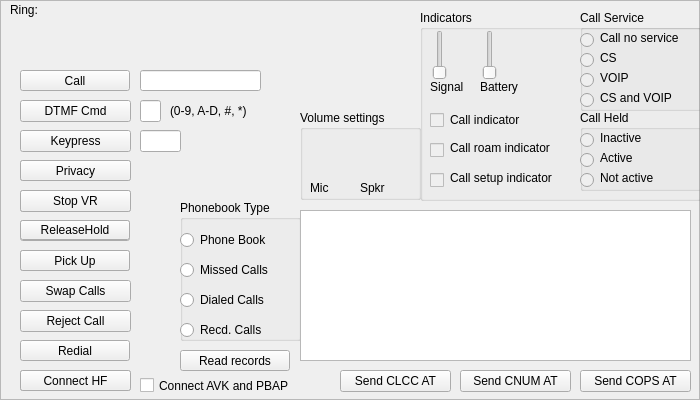
  <widget class="QFrame" name="devicePhoneFrame">
   <property name="geometry">
    <rect>
     <x>90</x>
     <y>10</y>
     <width>700</width>
     <height>400</height>
    </rect>
   </property>
   <property name="autoFillBackground">
    <bool>true</bool>
   </property>
   <property name="frameShape">
    <enum>QFrame::StyledPanel</enum>
   </property>
   <property name="frameShadow">
    <enum>QFrame::Raised</enum>
   </property>
   <widget class="QPushButton" name="btnDisconnectHS">
    <property name="geometry">
     <rect>
      <x>20</x>
      <y>370</y>
      <width>111</width>
      <height>21</height>
     </rect>
    </property>
    <property name="text">
     <string>Disconnect HF</string>
    </property>
   </widget>
   <widget class="QLineEdit" name="TxtDialNum">
    <property name="geometry">
     <rect>
      <x>140</x>
      <y>70</y>
      <width>121</width>
      <height>21</height>
     </rect>
    </property>
   </widget>
   <widget class="QPushButton" name="btnCall">
    <property name="geometry">
     <rect>
      <x>20</x>
      <y>70</y>
      <width>110</width>
      <height>21</height>
     </rect>
    </property>
    <property name="text">
     <string>Call</string>
    </property>
   </widget>
   <widget class="QPushButton" name="btnHangup">
    <property name="geometry">
     <rect>
      <x>20</x>
      <y>250</y>
      <width>110</width>
      <height>21</height>
     </rect>
    </property>
    <property name="text">
     <string>Hang Up</string>
    </property>
   </widget>
   <widget class="QPushButton" name="btnHold">
    <property name="geometry">
     <rect>
      <x>20</x>
      <y>220</y>
      <width>110</width>
      <height>21</height>
     </rect>
    </property>
    <property name="text">
     <string>Hold</string>
    </property>
   </widget>
   <widget class="QPushButton" name="btnLastNumDial">
    <property name="geometry">
     <rect>
      <x>20</x>
      <y>340</y>
      <width>110</width>
      <height>21</height>
     </rect>
    </property>
    <property name="text">
     <string>Redial</string>
    </property>
   </widget>
   <widget class="QPushButton" name="btnPickup">
    <property name="geometry">
     <rect>
      <x>20</x>
      <y>250</y>
      <width>110</width>
      <height>21</height>
     </rect>
    </property>
    <property name="text">
     <string>Pick Up</string>
    </property>
   </widget>
   <widget class="QPushButton" name="btnConnectHS">
    <property name="geometry">
     <rect>
      <x>20</x>
      <y>370</y>
      <width>111</width>
      <height>21</height>
     </rect>
    </property>
    <property name="text">
     <string>Connect HF</string>
    </property>
   </widget>
   <widget class="QPushButton" name="btnReadPB">
    <property name="geometry">
     <rect>
      <x>180</x>
      <y>350</y>
      <width>110</width>
      <height>21</height>
     </rect>
    </property>
    <property name="text">
     <string>Read records</string>
    </property>
   </widget>
   <widget class="QGroupBox" name="grpPB">
    <property name="geometry">
     <rect>
      <x>180</x>
      <y>200</y>
      <width>121</width>
      <height>141</height>
     </rect>
    </property>
    <property name="title">
     <string>Phonebook Type</string>
    </property>
    <widget class="QRadioButton" name="RadioBtnPhoneBook">
     <property name="geometry">
      <rect>
       <x>0</x>
       <y>30</y>
       <width>121</width>
       <height>20</height>
      </rect>
     </property>
     <property name="text">
      <string>Phone Book</string>
     </property>
    </widget>
    <widget class="QRadioButton" name="RadioBtnDLCalls">
     <property name="geometry">
      <rect>
       <x>0</x>
       <y>90</y>
       <width>131</width>
       <height>20</height>
      </rect>
     </property>
     <property name="text">
      <string>Dialed Calls</string>
     </property>
    </widget>
    <widget class="QRadioButton" name="RadioBtnMSCalls">
     <property name="geometry">
      <rect>
       <x>0</x>
       <y>60</y>
       <width>131</width>
       <height>20</height>
      </rect>
     </property>
     <property name="text">
      <string>Missed Calls</string>
     </property>
    </widget>
    <widget class="QRadioButton" name="RadioBtnRecdCalls">
     <property name="geometry">
      <rect>
       <x>0</x>
       <y>120</y>
       <width>121</width>
       <height>20</height>
      </rect>
     </property>
     <property name="text">
      <string>Recd. Calls</string>
     </property>
    </widget>
   </widget>
   <widget class="QTableWidget" name="tblDispList">
    <property name="geometry">
     <rect>
      <x>300</x>
      <y>210</y>
      <width>391</width>
      <height>151</height>
     </rect>
    </property>
    <attribute name="horizontalHeaderDefaultSectionSize">
     <number>100</number>
    </attribute>
    <attribute name="verticalHeaderDefaultSectionSize">
     <number>30</number>
    </attribute>
   </widget>
   <widget class="QPushButton" name="btnPrivacy">
    <property name="geometry">
     <rect>
      <x>20</x>
      <y>160</y>
      <width>111</width>
      <height>21</height>
     </rect>
    </property>
    <property name="text">
     <string>Privacy</string>
    </property>
   </widget>
   <widget class="QPushButton" name="btnHF">
    <property name="geometry">
     <rect>
      <x>20</x>
      <y>160</y>
      <width>111</width>
      <height>21</height>
     </rect>
    </property>
    <property name="text">
     <string>HandsFree</string>
    </property>
   </widget>
   <widget class="QGroupBox" name="grpIndicators">
    <property name="geometry">
     <rect>
      <x>420</x>
      <y>10</y>
      <width>281</width>
      <height>191</height>
     </rect>
    </property>
    <property name="title">
     <string>Indicators</string>
    </property>
    <widget class="QSlider" name="SignalIndicator">
     <property name="enabled">
      <bool>false</bool>
     </property>
     <property name="geometry">
      <rect>
       <x>10</x>
       <y>20</y>
       <width>20</width>
       <height>50</height>
      </rect>
     </property>
     <property name="orientation">
      <enum>Qt::Vertical</enum>
     </property>
    </widget>
    <widget class="QSlider" name="BatteryIndicator">
     <property name="enabled">
      <bool>false</bool>
     </property>
     <property name="geometry">
      <rect>
       <x>60</x>
       <y>20</y>
       <width>20</width>
       <height>50</height>
      </rect>
     </property>
     <property name="orientation">
      <enum>Qt::Vertical</enum>
     </property>
    </widget>
    <widget class="QLabel" name="lblSignal">
     <property name="geometry">
      <rect>
       <x>10</x>
       <y>70</y>
       <width>50</width>
       <height>14</height>
      </rect>
     </property>
     <property name="text">
      <string>Signal</string>
     </property>
    </widget>
    <widget class="QLabel" name="lblBattery">
     <property name="geometry">
      <rect>
       <x>60</x>
       <y>70</y>
       <width>50</width>
       <height>14</height>
      </rect>
     </property>
     <property name="text">
      <string>Battery</string>
     </property>
    </widget>
    <widget class="QCheckBox" name="ChkCallInd">
     <property name="enabled">
      <bool>false</bool>
     </property>
     <property name="geometry">
      <rect>
       <x>10</x>
       <y>100</y>
       <width>20</width>
       <height>20</height>
      </rect>
     </property>
     <property name="text">
      <string/>
     </property>
    </widget>
    <widget class="QCheckBox" name="chkCallSetupInd">
     <property name="enabled">
      <bool>false</bool>
     </property>
     <property name="geometry">
      <rect>
       <x>10</x>
       <y>160</y>
       <width>16</width>
       <height>20</height>
      </rect>
     </property>
     <property name="text">
      <string/>
     </property>
    </widget>
    <widget class="QCheckBox" name="ChkCallRoam">
     <property name="enabled">
      <bool>false</bool>
     </property>
     <property name="geometry">
      <rect>
       <x>10</x>
       <y>130</y>
       <width>16</width>
       <height>20</height>
      </rect>
     </property>
     <property name="text">
      <string/>
     </property>
    </widget>
    <widget class="QLabel" name="lblCallInd">
     <property name="geometry">
      <rect>
       <x>30</x>
       <y>100</y>
       <width>85</width>
       <height>20</height>
      </rect>
     </property>
     <property name="text">
      <string>Call indicator</string>
     </property>
    </widget>
    <widget class="QLabel" name="lblCallRoam">
     <property name="geometry">
      <rect>
       <x>30</x>
       <y>130</y>
       <width>125</width>
       <height>16</height>
      </rect>
     </property>
     <property name="text">
      <string>Call roam indicator</string>
     </property>
    </widget>
    <widget class="QLabel" name="lblCallSetup">
     <property name="geometry">
      <rect>
       <x>30</x>
       <y>160</y>
       <width>130</width>
       <height>16</height>
      </rect>
     </property>
     <property name="text">
      <string>Call setup indicator</string>
     </property>
    </widget>
    <widget class="QGroupBox" name="grpCallService">
     <property name="geometry">
      <rect>
       <x>160</x>
       <y>0</y>
       <width>141</width>
       <height>101</height>
      </rect>
     </property>
     <property name="title">
      <string>Call Service</string>
     </property>
     <widget class="QRadioButton" name="radCallServNone">
      <property name="enabled">
       <bool>false</bool>
      </property>
      <property name="geometry">
       <rect>
        <x>0</x>
        <y>20</y>
        <width>16</width>
        <height>20</height>
       </rect>
      </property>
      <property name="text">
       <string/>
      </property>
     </widget>
     <widget class="QRadioButton" name="radCallServCS">
      <property name="enabled">
       <bool>false</bool>
      </property>
      <property name="geometry">
       <rect>
        <x>0</x>
        <y>40</y>
        <width>16</width>
        <height>20</height>
       </rect>
      </property>
      <property name="text">
       <string/>
      </property>
     </widget>
     <widget class="QRadioButton" name="radCallServCSVOIP">
      <property name="enabled">
       <bool>false</bool>
      </property>
      <property name="geometry">
       <rect>
        <x>0</x>
        <y>80</y>
        <width>16</width>
        <height>21</height>
       </rect>
      </property>
      <property name="text">
       <string/>
      </property>
     </widget>
     <widget class="QRadioButton" name="radCallServVOIP">
      <property name="enabled">
       <bool>false</bool>
      </property>
      <property name="geometry">
       <rect>
        <x>0</x>
        <y>60</y>
        <width>16</width>
        <height>20</height>
       </rect>
      </property>
      <property name="text">
       <string/>
      </property>
     </widget>
     <widget class="QLabel" name="lblCall_noServ">
      <property name="geometry">
       <rect>
        <x>20</x>
        <y>20</y>
        <width>100</width>
        <height>16</height>
       </rect>
      </property>
      <property name="text">
       <string>Call no service</string>
      </property>
     </widget>
     <widget class="QLabel" name="lblServCS">
      <property name="geometry">
       <rect>
        <x>20</x>
        <y>40</y>
        <width>80</width>
        <height>16</height>
       </rect>
      </property>
      <property name="text">
       <string>CS</string>
      </property>
     </widget>
     <widget class="QLabel" name="lbl_ServVOIP">
      <property name="geometry">
       <rect>
        <x>20</x>
        <y>60</y>
        <width>80</width>
        <height>16</height>
       </rect>
      </property>
      <property name="text">
       <string>VOIP</string>
      </property>
     </widget>
     <widget class="QLabel" name="lbl_ServCSVOIP">
      <property name="geometry">
       <rect>
        <x>20</x>
        <y>80</y>
        <width>150</width>
        <height>16</height>
       </rect>
      </property>
      <property name="text">
       <string>CS and VOIP</string>
      </property>
     </widget>
    </widget>
    <widget class="QGroupBox" name="grpCallHeld">
     <property name="geometry">
      <rect>
       <x>160</x>
       <y>100</y>
       <width>141</width>
       <height>81</height>
      </rect>
     </property>
     <property name="title">
      <string>Call Held</string>
     </property>
     <widget class="QRadioButton" name="radCallHeldInactive">
      <property name="enabled">
       <bool>false</bool>
      </property>
      <property name="geometry">
       <rect>
        <x>0</x>
        <y>20</y>
        <width>16</width>
        <height>20</height>
       </rect>
      </property>
      <property name="text">
       <string/>
      </property>
     </widget>
     <widget class="QRadioButton" name="radCallHeldActive">
      <property name="enabled">
       <bool>false</bool>
      </property>
      <property name="geometry">
       <rect>
        <x>0</x>
        <y>40</y>
        <width>16</width>
        <height>20</height>
       </rect>
      </property>
      <property name="text">
       <string/>
      </property>
     </widget>
     <widget class="QRadioButton" name="radcallHeld_noAct">
      <property name="enabled">
       <bool>false</bool>
      </property>
      <property name="geometry">
       <rect>
        <x>0</x>
        <y>60</y>
        <width>16</width>
        <height>20</height>
       </rect>
      </property>
      <property name="text">
       <string/>
      </property>
     </widget>
     <widget class="QLabel" name="lblCallInAct">
      <property name="geometry">
       <rect>
        <x>20</x>
        <y>20</y>
        <width>120</width>
        <height>16</height>
       </rect>
      </property>
      <property name="text">
       <string>Inactive</string>
      </property>
     </widget>
     <widget class="QLabel" name="lblCallHeldActive">
      <property name="geometry">
       <rect>
        <x>20</x>
        <y>40</y>
        <width>41</width>
        <height>16</height>
       </rect>
      </property>
      <property name="text">
       <string>Active</string>
      </property>
     </widget>
     <widget class="QLabel" name="lblCallHeldNoAct">
      <property name="geometry">
       <rect>
        <x>20</x>
        <y>60</y>
        <width>80</width>
        <height>16</height>
       </rect>
      </property>
      <property name="text">
       <string>Not active</string>
      </property>
     </widget>
    </widget>
   </widget>
   <widget class="QPushButton" name="btnReleaseHold">
    <property name="geometry">
     <rect>
      <x>20</x>
      <y>220</y>
      <width>110</width>
      <height>20</height>
     </rect>
    </property>
    <property name="text">
     <string>ReleaseHold</string>
    </property>
   </widget>
   <widget class="QLabel" name="lblPhoneRing">
    <property name="geometry">
     <rect>
      <x>10</x>
      <y>0</y>
      <width>391</width>
      <height>20</height>
     </rect>
    </property>
    <property name="text">
     <string>Ring:</string>
    </property>
   </widget>
   <widget class="QPushButton" name="btnStartVR">
    <property name="geometry">
     <rect>
      <x>20</x>
      <y>190</y>
      <width>111</width>
      <height>22</height>
     </rect>
    </property>
    <property name="text">
     <string>Start VR</string>
    </property>
   </widget>
   <widget class="QPushButton" name="btnStopVR">
    <property name="geometry">
     <rect>
      <x>20</x>
      <y>190</y>
      <width>111</width>
      <height>22</height>
     </rect>
    </property>
    <property name="text">
     <string>Stop VR</string>
    </property>
   </widget>
   <widget class="QPushButton" name="btnCOPS">
    <property name="geometry">
     <rect>
      <x>580</x>
      <y>370</y>
      <width>111</width>
      <height>22</height>
     </rect>
    </property>
    <property name="text">
     <string>Send COPS AT</string>
    </property>
   </widget>
   <widget class="QPushButton" name="btnCNUM">
    <property name="geometry">
     <rect>
      <x>460</x>
      <y>370</y>
      <width>111</width>
      <height>22</height>
     </rect>
    </property>
    <property name="text">
     <string>Send CNUM AT</string>
    </property>
   </widget>
   <widget class="QPushButton" name="btnKeypress">
    <property name="geometry">
     <rect>
      <x>20</x>
      <y>130</y>
      <width>111</width>
      <height>22</height>
     </rect>
    </property>
    <property name="text">
     <string>Keypress</string>
    </property>
   </widget>
   <widget class="QPushButton" name="btnCLCC">
    <property name="geometry">
     <rect>
      <x>340</x>
      <y>370</y>
      <width>111</width>
      <height>22</height>
     </rect>
    </property>
    <property name="text">
     <string>Send CLCC AT</string>
    </property>
   </widget>
   <widget class="QGroupBox" name="grpVolume">
    <property name="geometry">
     <rect>
      <x>300</x>
      <y>110</y>
      <width>121</width>
      <height>90</height>
     </rect>
    </property>
    <property name="title">
     <string>Volume settings</string>
    </property>
    <widget class="QLabel" name="lblSpkr">
     <property name="geometry">
      <rect>
       <x>60</x>
       <y>70</y>
       <width>31</width>
       <height>16</height>
      </rect>
     </property>
     <property name="text">
      <string>Spkr</string>
     </property>
    </widget>
    <widget class="QLabel" name="lblMic">
     <property name="geometry">
      <rect>
       <x>10</x>
       <y>70</y>
       <width>31</width>
       <height>16</height>
      </rect>
     </property>
     <property name="text">
      <string>Mic</string>
     </property>
    </widget>
   </widget>
   <widget class="QPushButton" name="btnDTMF">
    <property name="geometry">
     <rect>
      <x>20</x>
      <y>100</y>
      <width>111</width>
      <height>22</height>
     </rect>
    </property>
    <property name="text">
     <string>DTMF Cmd</string>
    </property>
   </widget>
   <widget class="QLineEdit" name="TxtKeyPress">
    <property name="geometry">
     <rect>
      <x>140</x>
      <y>130</y>
      <width>41</width>
      <height>22</height>
     </rect>
    </property>
   </widget>
   <widget class="QLineEdit" name="TxtDTMF">
    <property name="geometry">
     <rect>
      <x>140</x>
      <y>100</y>
      <width>21</width>
      <height>22</height>
     </rect>
    </property>
    <property name="maxLength">
     <number>1</number>
    </property>
   </widget>
   <widget class="QPushButton" name="btnSwapCalls">
    <property name="geometry">
     <rect>
      <x>20</x>
      <y>280</y>
      <width>111</width>
      <height>22</height>
     </rect>
    </property>
    <property name="text">
     <string>Swap Calls</string>
    </property>
   </widget>
   <widget class="QPushButton" name="btnReject">
    <property name="geometry">
     <rect>
      <x>20</x>
      <y>310</y>
      <width>111</width>
      <height>22</height>
     </rect>
    </property>
    <property name="text">
     <string>Reject Call</string>
    </property>
   </widget>
   <widget class="QLabel" name="lblCallerID">
    <property name="geometry">
     <rect>
      <x>10</x>
      <y>40</y>
      <width>381</width>
      <height>20</height>
     </rect>
    </property>
    <property name="text">
     <string/>
    </property>
   </widget>
   <widget class="QLabel" name="label_12">
    <property name="geometry">
     <rect>
      <x>170</x>
      <y>100</y>
      <width>111</width>
      <height>21</height>
     </rect>
    </property>
    <property name="text">
     <string>(0-9, A-D, #, *)</string>
    </property>
   </widget>
   <widget class="QCheckBox" name="cbAutoConnect">
    <property name="enabled">
     <bool>true</bool>
    </property>
    <property name="geometry">
     <rect>
      <x>140</x>
      <y>370</y>
      <width>191</width>
      <height>31</height>
     </rect>
    </property>
    <property name="text">
     <string>Connect AVK and PBAP</string>
    </property>
   </widget>
   <zorder>btnDisconnectHS</zorder>
   <zorder>TxtDialNum</zorder>
   <zorder>btnCall</zorder>
   <zorder>btnHangup</zorder>
   <zorder>btnHold</zorder>
   <zorder>btnConnectHS</zorder>
   <zorder>btnPickup</zorder>
   <zorder>btnReadPB</zorder>
   <zorder>grpPB</zorder>
   <zorder>tblDispList</zorder>
   <zorder>btnHF</zorder>
   <zorder>btnPrivacy</zorder>
   <zorder>btnLastNumDial</zorder>
   <zorder>grpIndicators</zorder>
   <zorder>btnReleaseHold</zorder>
   <zorder>lblPhoneRing</zorder>
   <zorder>btnStartVR</zorder>
   <zorder>btnStopVR</zorder>
   <zorder>btnCOPS</zorder>
   <zorder>btnCNUM</zorder>
   <zorder>btnKeypress</zorder>
   <zorder>btnCLCC</zorder>
   <zorder>grpVolume</zorder>
   <zorder>btnDTMF</zorder>
   <zorder>TxtKeyPress</zorder>
   <zorder>TxtDTMF</zorder>
   <zorder>btnSwapCalls</zorder>
   <zorder>btnReject</zorder>
   <zorder>lblCallerID</zorder>
   <zorder>label_12</zorder>
   <zorder>cbAutoConnect</zorder>
  </widget>
